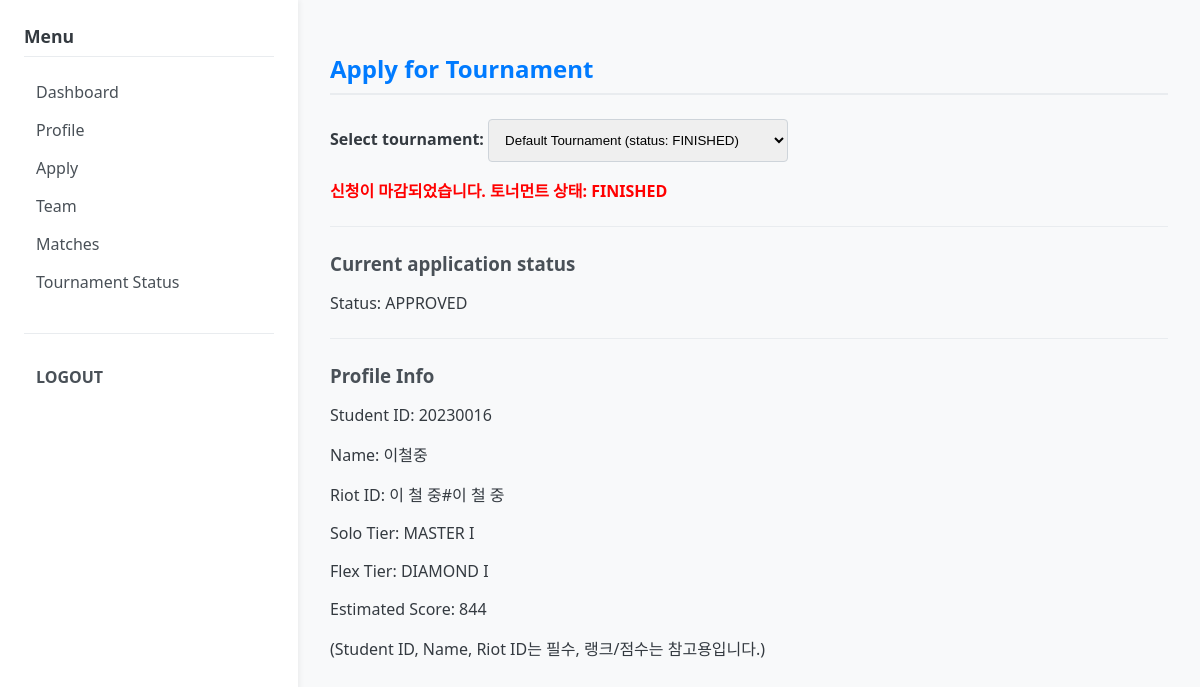
The page /user/apply (signed in) on the database as committed earlier.
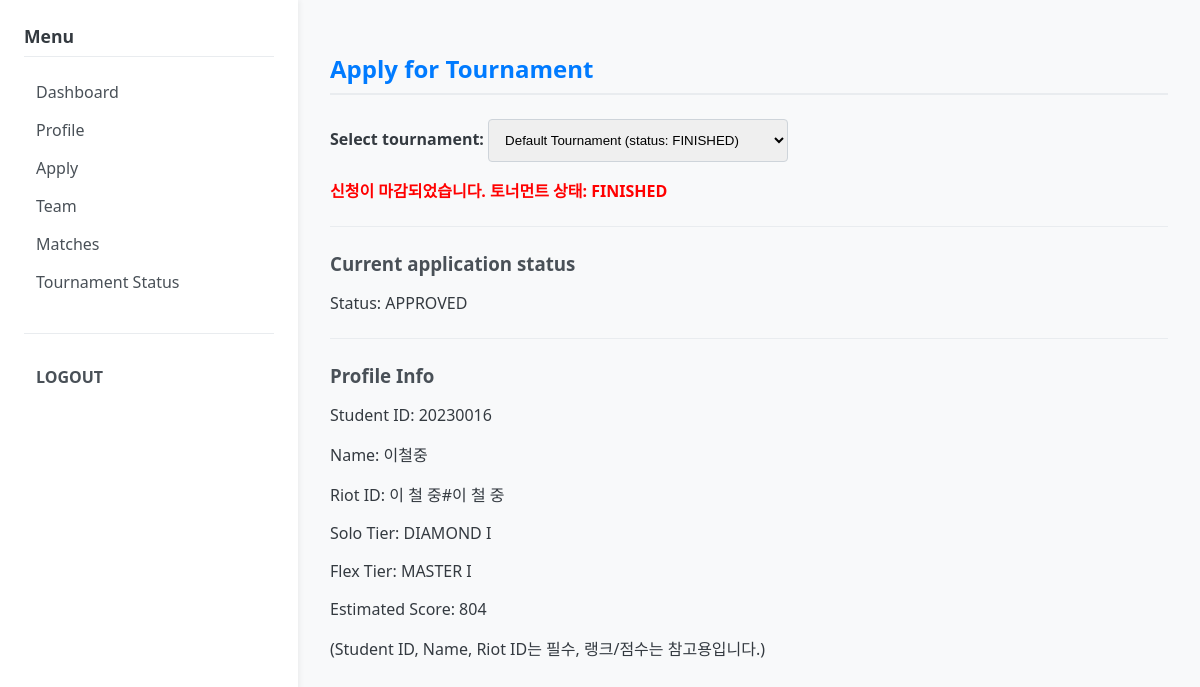
The same page on the database as committed later.
### models.py (models this page shows)
class User(db.Model):
    __tablename__ = "users"
    id = db.Column(db.Integer, primary_key=True)
    username = db.Column(db.String(64), unique=True, nullable=False)
    password_hash = db.Column(db.String(128), nullable=False)
    role = db.Column(db.String(50), default="USER")  # USER, ADMIN
    approval_status = db.Column(db.String(16), default="PENDING") # PENDING, APPROVED, REJECTED
    student_id = db.Column(db.String(20))      # 학번
    real_name = db.Column(db.String(64))       # 이름
    summoner_riot_id = db.Column(db.String(64))  # "닉네임#태그" 형식 (예: Clyde00#KR1)
    puuid = db.Column(db.String(128))
    tier = db.Column(db.String(32))
    solo_tier = db.Column(db.String(32))  # 예: "PLATINUM IV"
    flex_tier = db.Column(db.String(32))  # 예: "GOLD III"
    actual_score = db.Column(db.Integer)  # 관리자 입력 실제 점수
    primary_role = db.Column(db.String(16))
    secondary_role1 = db.Column(db.String(16))
    secondary_role2 = db.Column(db.String(16))
    created_at = db.Column(db.DateTime, default=datetime.utcnow)
    participants = db.relationship("Participant", back_populates="user")

### app.py (the view, shortened to what this page needs)
@app.route("/user/apply", methods=["GET", "POST"])
@login_required(role="USER")
def user_apply():
    user = current_user()
    tournaments = Tournament.query.all()
    selected_tournament_id = None
    if tournaments:
        selected_tournament_id = tournaments[0].id
    current_tournament = None
    is_application_open = False
    if selected_tournament_id:
        current_tournament = Tournament.query.get(selected_tournament_id)
        if current_tournament:
            if current_tournament.status == "OPEN":
                is_application_open = True
    current_participant = None
    if selected_tournament_id:
        current_participant = Participant.query.filter_by(
            user_id=user.id,
            tournament_id=selected_tournament_id,
        ).first()
    return render_template(
        "user/apply.html",
        user=user,
        tournaments=tournaments,
        selected_tournament_id=selected_tournament_id,
        current_participant=current_participant,
        is_application_open=is_application_open, # 템플릿에 전달
        current_tournament=current_tournament, # 템플릿에 전달
    )

### app.py (called while the page is built)
def current_user():
    user_id = session.get("user_id")
    if not user_id:
        return None
    user = User.query.get(user_id)
    return user

def login_required(role=None):
    def decorator(fn):
        from functools import wraps
        @wraps(fn)
        def wrapper(*args, **kwargs):
            user = current_user()
            active_role = session.get("role")
            if not user or not active_role:
                return redirect(url_for("login_page"))
            if role and active_role != role:
                flash("Permission denied. You are logged in as " + active_role + ".")
                return redirect(url_for("login_page"))
            return fn(*args, **kwargs)
        return wrapper
    return decorator

@app.context_processor
def inject_helpers():
    return dict(
        calculate_estimated_score=calculate_estimated_score,
        get_user_score=get_user_score,
        get_member_weighted_score=get_member_weighted_score,
    )

### templates/user/apply.html (shortened to what this page needs)
{% extends "base.html" %}
{% block content %}
<h2>Apply for Tournament</h2>
{% if not tournaments %}
    <p>No tournament available.</p>
{% else %}
    <form action="{{ url_for('user_apply') }}" method="post">
        <div>
            <label>Select tournament:
                <select name="tournament_id">
                    {% for t in tournaments %}
                        <option value="{{ t.id }}"
                            {% if t.id == selected_tournament_id %}selected{% endif %}>
                            {{ t.name }} (status: {{ t.status }})
                        </option>
                    {% endfor %}
                </select>
            </label>
        </div>
        {% if current_tournament and current_tournament.status in ("IN_PROGRESS", "RUNNING", "FINISHED") %}
            <div style="margin-top: 1rem; color: red; font-weight: bold;">
                신청이 마감되었습니다. 토너먼트 상태: {{ current_tournament.status }}
            </div>
        {% endif %}
    </form>
    <hr>
    <h3>Current application status</h3>
    {% if current_participant %}
        <p>Status: {{ current_participant.status }}</p>
    {% else %}
        <p>You have not applied for the selected tournament.</p>
    {% endif %}
    <hr>
    <h3>Profile Info</h3>
    <p>Student ID: {{ user.student_id or "Not set" }}</p>
    <p>Name: {{ user.real_name or "Not set" }}</p>
    <p>Riot ID: {{ user.summoner_riot_id or "Not set" }}</p>
    <p>Solo Tier: {{ user.solo_tier or "No data" }}</p>
    <p>Flex Tier: {{ user.flex_tier or "No data" }}</p>
    <p>Estimated Score: {{ calculate_estimated_score(user) or "No score (unranked)" }}</p>
    <p>(Student ID, Name, Riot ID는 필수, 랭크/점수는 참고용입니다.)</p>
{% endif %}
{% endblock %}

Rows that differ between the two databases and show on the page:
changed User "이철중": solo_tier "MASTER I" → "DIAMOND I"; flex_tier "DIAMOND I" → "MASTER I"; solo_tier+flex_tier "844" → "804"
